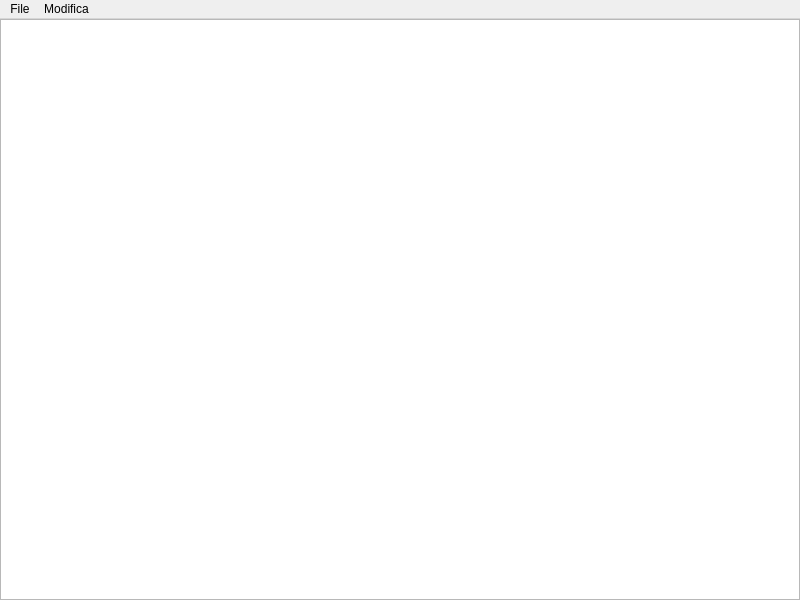
<?xml version="1.0" encoding="UTF-8"?>
<ui version="4.0">
 <class>TextEditor</class>
 <widget class="QMainWindow" name="TextEditor">
  <property name="geometry">
   <rect>
    <x>0</x>
    <y>0</y>
    <width>800</width>
    <height>600</height>
   </rect>
  </property>
  <property name="minimumSize">
   <size>
    <width>0</width>
    <height>0</height>
   </size>
  </property>
  <property name="windowTitle">
   <string>Editor di testo</string>
  </property>
  <widget class="QWidget" name="centralwidget">
   <layout class="QVBoxLayout" name="verticalLayout">
    <property name="leftMargin">
     <number>0</number>
    </property>
    <property name="topMargin">
     <number>0</number>
    </property>
    <property name="rightMargin">
     <number>0</number>
    </property>
    <property name="bottomMargin">
     <number>0</number>
    </property>
    <item>
     <widget class="QPlainTextEdit" name="plainTextEdit">
      <property name="lineWrapMode">
       <enum>QPlainTextEdit::NoWrap</enum>
      </property>
     </widget>
    </item>
   </layout>
  </widget>
  <widget class="QMenuBar" name="menubar">
   <property name="geometry">
    <rect>
     <x>0</x>
     <y>0</y>
     <width>800</width>
     <height>19</height>
    </rect>
   </property>
   <widget class="QMenu" name="menuFile">
    <property name="title">
     <string>File</string>
    </property>
    <addaction name="actionNew"/>
    <addaction name="actionOpen"/>
    <addaction name="actionSave"/>
    <addaction name="actionSaveAs"/>
   </widget>
   <widget class="QMenu" name="menuModifica">
    <property name="title">
     <string>Modifica</string>
    </property>
    <addaction name="actionFindAndReplace"/>
   </widget>
   <addaction name="menuFile"/>
   <addaction name="menuModifica"/>
  </widget>
  <action name="actionNew">
   <property name="text">
    <string>Nuovo</string>
   </property>
  </action>
  <action name="actionOpen">
   <property name="text">
    <string>Apri</string>
   </property>
  </action>
  <action name="actionSave">
   <property name="text">
    <string>Salva</string>
   </property>
  </action>
  <action name="actionSaveAs">
   <property name="text">
    <string>Salva con nome</string>
   </property>
  </action>
  <action name="actionFindAndReplace">
   <property name="text">
    <string>Cerca</string>
   </property>
  </action>
 </widget>
 <resources/>
 <connections/>
</ui>
